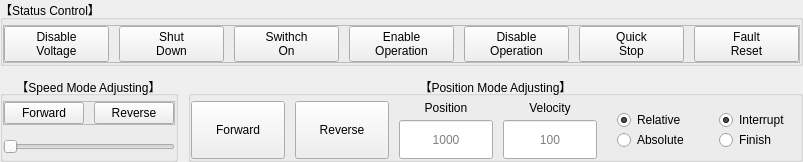
             <widget class="QWidget" name="tab_motor_1">
              <property name="enabled">
               <bool>true</bool>
              </property>
              <attribute name="title">
               <string>Motor 1</string>
              </attribute>
              <layout class="QVBoxLayout" name="verticalLayout_4" stretch="1,2">
               <property name="spacing">
                <number>10</number>
               </property>
               <property name="leftMargin">
                <number>0</number>
               </property>
               <property name="topMargin">
                <number>0</number>
               </property>
               <property name="rightMargin">
                <number>0</number>
               </property>
               <property name="bottomMargin">
                <number>0</number>
               </property>
               <item>
                <widget class="QGroupBox" name="groupBox_9">
                 <property name="title">
                  <string>【Status Control】</string>
                 </property>
                 <layout class="QVBoxLayout" name="verticalLayout_24" stretch="0">
                  <property name="spacing">
                   <number>10</number>
                  </property>
                  <property name="leftMargin">
                   <number>0</number>
                  </property>
                  <property name="topMargin">
                   <number>5</number>
                  </property>
                  <property name="rightMargin">
                   <number>0</number>
                  </property>
                  <property name="bottomMargin">
                   <number>0</number>
                  </property>
                  <item>
                   <widget class="QFrame" name="frame_10">
                    <property name="frameShape">
                     <enum>QFrame::StyledPanel</enum>
                    </property>
                    <property name="frameShadow">
                     <enum>QFrame::Raised</enum>
                    </property>
                    <layout class="QHBoxLayout" name="horizontalLayout_14" stretch="0,0,0,0,0,0,0">
                     <property name="spacing">
                      <number>10</number>
                     </property>
                     <property name="leftMargin">
                      <number>0</number>
                     </property>
                     <property name="topMargin">
                      <number>0</number>
                     </property>
                     <property name="rightMargin">
                      <number>0</number>
                     </property>
                     <property name="bottomMargin">
                      <number>0</number>
                     </property>
                     <item>
                      <widget class="QPushButton" name="disable_voltage_1">
                       <property name="enabled">
                        <bool>true</bool>
                       </property>
                       <property name="sizePolicy">
                        <sizepolicy hsizetype="Minimum" vsizetype="Preferred">
                         <horstretch>0</horstretch>
                         <verstretch>0</verstretch>
                        </sizepolicy>
                       </property>
                       <property name="text">
                        <string>Disable
Voltage</string>
                       </property>
                      </widget>
                     </item>
                     <item>
                      <widget class="QPushButton" name="shut_down_1">
                       <property name="enabled">
                        <bool>true</bool>
                       </property>
                       <property name="sizePolicy">
                        <sizepolicy hsizetype="Minimum" vsizetype="Preferred">
                         <horstretch>0</horstretch>
                         <verstretch>0</verstretch>
                        </sizepolicy>
                       </property>
                       <property name="text">
                        <string>Shut
Down</string>
                       </property>
                      </widget>
                     </item>
                     <item>
                      <widget class="QPushButton" name="switch_on_1">
                       <property name="enabled">
                        <bool>true</bool>
                       </property>
                       <property name="sizePolicy">
                        <sizepolicy hsizetype="Minimum" vsizetype="Preferred">
                         <horstretch>0</horstretch>
                         <verstretch>0</verstretch>
                        </sizepolicy>
                       </property>
                       <property name="text">
                        <string>Swithch
On</string>
                       </property>
                      </widget>
                     </item>
                     <item>
                      <widget class="QPushButton" name="enable_operation_1">
                       <property name="enabled">
                        <bool>true</bool>
                       </property>
                       <property name="sizePolicy">
                        <sizepolicy hsizetype="Minimum" vsizetype="Preferred">
                         <horstretch>0</horstretch>
                         <verstretch>0</verstretch>
                        </sizepolicy>
                       </property>
                       <property name="text">
                        <string>Enable
Operation</string>
                       </property>
                      </widget>
                     </item>
                     <item>
                      <widget class="QPushButton" name="disable_operation_1">
                       <property name="enabled">
                        <bool>true</bool>
                       </property>
                       <property name="sizePolicy">
                        <sizepolicy hsizetype="Minimum" vsizetype="Preferred">
                         <horstretch>0</horstretch>
                         <verstretch>0</verstretch>
                        </sizepolicy>
                       </property>
                       <property name="text">
                        <string>Disable
Operation</string>
                       </property>
                      </widget>
                     </item>
                     <item>
                      <widget class="QPushButton" name="quick_stop_1">
                       <property name="enabled">
                        <bool>true</bool>
                       </property>
                       <property name="sizePolicy">
                        <sizepolicy hsizetype="Minimum" vsizetype="Preferred">
                         <horstretch>0</horstretch>
                         <verstretch>0</verstretch>
                        </sizepolicy>
                       </property>
                       <property name="text">
                        <string>Quick
Stop</string>
                       </property>
                      </widget>
                     </item>
                     <item>
                      <widget class="QPushButton" name="fault_reset_1">
                       <property name="enabled">
                        <bool>true</bool>
                       </property>
                       <property name="sizePolicy">
                        <sizepolicy hsizetype="Minimum" vsizetype="Preferred">
                         <horstretch>0</horstretch>
                         <verstretch>0</verstretch>
                        </sizepolicy>
                       </property>
                       <property name="text">
                        <string>Fault
Reset</string>
                       </property>
                      </widget>
                     </item>
                    </layout>
                   </widget>
                  </item>
                 </layout>
                </widget>
               </item>
               <item>
                <layout class="QHBoxLayout" name="horizontalLayout_6">
                 <property name="spacing">
                  <number>10</number>
                 </property>
                 <item>
                  <widget class="QGroupBox" name="groupBox_2">
                   <property name="title">
                    <string>【Speed Mode Adjusting】</string>
                   </property>
                   <property name="alignment">
                    <set>Qt::AlignCenter</set>
                   </property>
                   <layout class="QVBoxLayout" name="verticalLayout_2" stretch="1,1">
                    <property name="spacing">
                     <number>10</number>
                    </property>
                    <property name="leftMargin">
                     <number>0</number>
                    </property>
                    <property name="topMargin">
                     <number>5</number>
                    </property>
                    <property name="rightMargin">
                     <number>0</number>
                    </property>
                    <property name="bottomMargin">
                     <number>0</number>
                    </property>
                    <item>
                     <widget class="QFrame" name="frame">
                      <property name="frameShape">
                       <enum>QFrame::StyledPanel</enum>
                      </property>
                      <property name="frameShadow">
                       <enum>QFrame::Raised</enum>
                      </property>
                      <layout class="QHBoxLayout" name="horizontalLayout">
                       <property name="spacing">
                        <number>10</number>
                       </property>
                       <property name="leftMargin">
                        <number>0</number>
                       </property>
                       <property name="topMargin">
                        <number>0</number>
                       </property>
                       <property name="rightMargin">
                        <number>0</number>
                       </property>
                       <property name="bottomMargin">
                        <number>0</number>
                       </property>
                       <item>
                        <widget class="QPushButton" name="speed_forward_1">
                         <property name="sizePolicy">
                          <sizepolicy hsizetype="Preferred" vsizetype="Preferred">
                           <horstretch>0</horstretch>
                           <verstretch>0</verstretch>
                          </sizepolicy>
                         </property>
                         <property name="text">
                          <string>Forward</string>
                         </property>
                        </widget>
                       </item>
                       <item>
                        <widget class="QPushButton" name="speed_reverse_1">
                         <property name="sizePolicy">
                          <sizepolicy hsizetype="Preferred" vsizetype="Preferred">
                           <horstretch>0</horstretch>
                           <verstretch>0</verstretch>
                          </sizepolicy>
                         </property>
                         <property name="text">
                          <string>Reverse</string>
                         </property>
                        </widget>
                       </item>
                      </layout>
                     </widget>
                    </item>
                    <item>
                     <widget class="QSlider" name="speed_adjust_1">
                      <property name="enabled">
                       <bool>true</bool>
                      </property>
                      <property name="sizePolicy">
                       <sizepolicy hsizetype="Expanding" vsizetype="Preferred">
                        <horstretch>0</horstretch>
                        <verstretch>0</verstretch>
                       </sizepolicy>
                      </property>
                      <property name="maximum">
                       <number>200</number>
                      </property>
                      <property name="orientation">
                       <enum>Qt::Horizontal</enum>
                      </property>
                     </widget>
                    </item>
                   </layout>
                  </widget>
                 </item>
                 <item>
                  <widget class="QGroupBox" name="groupBox">
                   <property name="title">
                    <string>【Position Mode Adjusting】</string>
                   </property>
                   <property name="alignment">
                    <set>Qt::AlignCenter</set>
                   </property>
                   <layout class="QHBoxLayout" name="horizontalLayout_4" stretch="1,1,1,1,0,0">
                    <property name="spacing">
                     <number>10</number>
                    </property>
                    <property name="leftMargin">
                     <number>0</number>
                    </property>
                    <property name="topMargin">
                     <number>5</number>
                    </property>
                    <property name="rightMargin">
                     <number>0</number>
                    </property>
                    <property name="bottomMargin">
                     <number>0</number>
                    </property>
                    <item>
                     <widget class="QPushButton" name="position_forward_1">
                      <property name="sizePolicy">
                       <sizepolicy hsizetype="Minimum" vsizetype="Preferred">
                        <horstretch>0</horstretch>
                        <verstretch>0</verstretch>
                       </sizepolicy>
                      </property>
                      <property name="text">
                       <string>Forward</string>
                      </property>
                     </widget>
                    </item>
                    <item>
                     <widget class="QPushButton" name="position_reverse_1">
                      <property name="sizePolicy">
                       <sizepolicy hsizetype="Minimum" vsizetype="Preferred">
                        <horstretch>0</horstretch>
                        <verstretch>0</verstretch>
                       </sizepolicy>
                      </property>
                      <property name="text">
                       <string>Reverse</string>
                      </property>
                     </widget>
                    </item>
                    <item>
                     <layout class="QVBoxLayout" name="verticalLayout_23">
                      <property name="spacing">
                       <number>5</number>
                      </property>
                      <property name="leftMargin">
                       <number>0</number>
                      </property>
                      <property name="topMargin">
                       <number>0</number>
                      </property>
                      <property name="rightMargin">
                       <number>0</number>
                      </property>
                      <property name="bottomMargin">
                       <number>0</number>
                      </property>
                      <item>
                       <widget class="QLabel" name="tx_position_1">
                        <property name="enabled">
                         <bool>true</bool>
                        </property>
                        <property name="sizePolicy">
                         <sizepolicy hsizetype="Preferred" vsizetype="Fixed">
                          <horstretch>0</horstretch>
                          <verstretch>0</verstretch>
                         </sizepolicy>
                        </property>
                        <property name="text">
                         <string>Position</string>
                        </property>
                        <property name="alignment">
                         <set>Qt::AlignCenter</set>
                        </property>
                       </widget>
                      </item>
                      <item>
                       <widget class="QLineEdit" name="position_1">
                        <property name="sizePolicy">
                         <sizepolicy hsizetype="Expanding" vsizetype="Preferred">
                          <horstretch>0</horstretch>
                          <verstretch>0</verstretch>
                         </sizepolicy>
                        </property>
                        <property name="alignment">
                         <set>Qt::AlignCenter</set>
                        </property>
                        <property name="placeholderText">
                         <string>1000</string>
                        </property>
                       </widget>
                      </item>
                     </layout>
                    </item>
                    <item>
                     <layout class="QVBoxLayout" name="verticalLayout_12">
                      <property name="spacing">
                       <number>5</number>
                      </property>
                      <property name="leftMargin">
                       <number>0</number>
                      </property>
                      <property name="topMargin">
                       <number>0</number>
                      </property>
                      <property name="rightMargin">
                       <number>0</number>
                      </property>
                      <property name="bottomMargin">
                       <number>0</number>
                      </property>
                      <item>
                       <widget class="QLabel" name="tx_velocity_1">
                        <property name="enabled">
                         <bool>true</bool>
                        </property>
                        <property name="sizePolicy">
                         <sizepolicy hsizetype="Preferred" vsizetype="Fixed">
                          <horstretch>0</horstretch>
                          <verstretch>0</verstretch>
                         </sizepolicy>
                        </property>
                        <property name="text">
                         <string>Velocity</string>
                        </property>
                        <property name="alignment">
                         <set>Qt::AlignCenter</set>
                        </property>
                       </widget>
                      </item>
                      <item>
                       <widget class="QLineEdit" name="velocity_1">
                        <property name="sizePolicy">
                         <sizepolicy hsizetype="Expanding" vsizetype="Preferred">
                          <horstretch>0</horstretch>
                          <verstretch>0</verstretch>
                         </sizepolicy>
                        </property>
                        <property name="alignment">
                         <set>Qt::AlignCenter</set>
                        </property>
                        <property name="placeholderText">
                         <string>100</string>
                        </property>
                       </widget>
                      </item>
                     </layout>
                    </item>
                    <item>
                     <widget class="QFrame" name="frame_3">
                      <layout class="QVBoxLayout" name="verticalLayout_14">
                       <property name="spacing">
                        <number>0</number>
                       </property>
                       <property name="leftMargin">
                        <number>10</number>
                       </property>
                       <property name="rightMargin">
                        <number>10</number>
                       </property>
                       <item>
                        <widget class="QRadioButton" name="relative_1">
                         <property name="enabled">
                          <bool>true</bool>
                         </property>
                         <property name="layoutDirection">
                          <enum>Qt::LeftToRight</enum>
                         </property>
                         <property name="text">
                          <string>Relative</string>
                         </property>
                         <property name="checkable">
                          <bool>true</bool>
                         </property>
                         <property name="checked">
                          <bool>true</bool>
                         </property>
                        </widget>
                       </item>
                       <item>
                        <widget class="QRadioButton" name="absolute_1">
                         <property name="enabled">
                          <bool>true</bool>
                         </property>
                         <property name="text">
                          <string>Absolute</string>
                         </property>
                         <property name="checked">
                          <bool>false</bool>
                         </property>
                        </widget>
                       </item>
                      </layout>
                     </widget>
                    </item>
                    <item>
                     <widget class="QFrame" name="frame_4">
                      <layout class="QVBoxLayout" name="verticalLayout_15">
                       <property name="spacing">
                        <number>0</number>
                       </property>
                       <property name="leftMargin">
                        <number>10</number>
                       </property>
                       <property name="rightMargin">
                        <number>10</number>
                       </property>
                       <item>
                        <widget class="QRadioButton" name="interrupt_1">
                         <property name="enabled">
                          <bool>true</bool>
                         </property>
                         <property name="layoutDirection">
                          <enum>Qt::LeftToRight</enum>
                         </property>
                         <property name="text">
                          <string>Interrupt</string>
                         </property>
                         <property name="checkable">
                          <bool>true</bool>
                         </property>
                         <property name="checked">
                          <bool>true</bool>
                         </property>
                        </widget>
                       </item>
                       <item>
                        <widget class="QRadioButton" name="finish_1">
                         <property name="enabled">
                          <bool>true</bool>
                         </property>
                         <property name="text">
                          <string>Finish</string>
                         </property>
                         <property name="checked">
                          <bool>false</bool>
                         </property>
                        </widget>
                       </item>
                      </layout>
                     </widget>
                    </item>
                   </layout>
                  </widget>
                 </item>
                </layout>
               </item>
              </layout>
             </widget>
